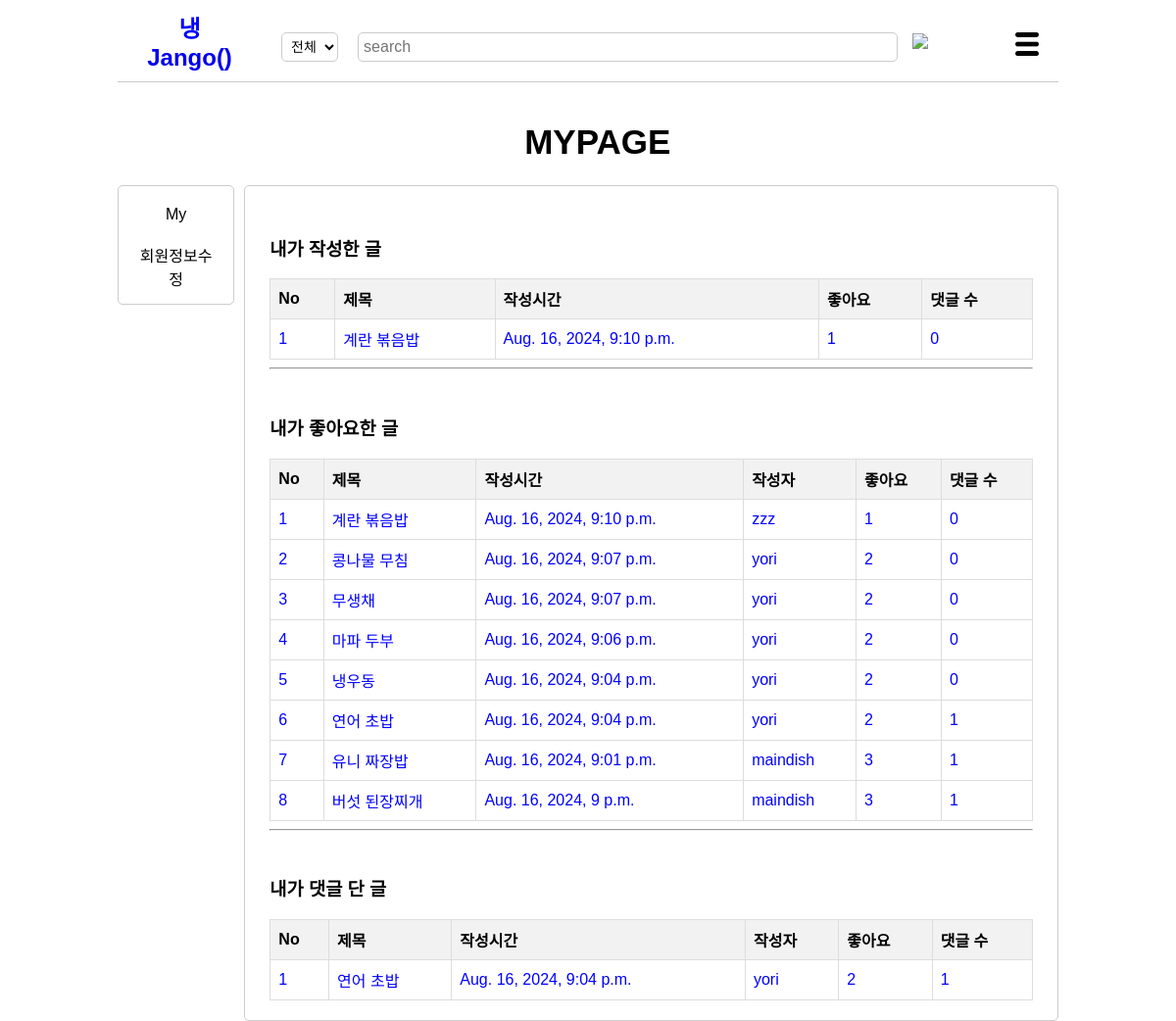
Screenshot of /mypage/4/ (signed in) with the database file from the repository.
### post/models.py (models this page shows, shortened)
class Post(models.Model):
    title = models.CharField(max_length=200)
    cooktime = models.IntegerField()
    ingredient = models.TextField()
    cookmethod = models.TextField()
    created_at=models.DateTimeField(auto_now_add=True)
    writer=models.ForeignKey(User, on_delete=models.CASCADE)
    like_users=models.ManyToManyField(settings.AUTH_USER_MODEL, related_name='like_posts', blank=True)
    updated_at=models.DateTimeField(null=True, blank=True, auto_now=True)
    category = models.ForeignKey(Category, on_delete=models.CASCADE)

### post/views/mypage_views.py (the view)
# urls.py: path('mypage/<int:writer_id>/', mypage, name='mypage'),
def mypage(request, writer_id):
    if request.user.is_authenticated:
        myposts=MY_myposts(request, writer_id)
        mylikes=MY_mylikes(request, writer_id)
        mycomments=MY_mycomments(request, writer_id)
        context={
                'myposts' : myposts,
                'mylikes' : mylikes,
                'mycomments' : mycomments,
            }
        return render(request, 'mypage.html', context)
    else:
        return redirect('accounts:login')

### post/views/mypage_views.py (called while the page is built)
def MY_myposts(request, writer_id):
    user = User.objects.get(pk=writer_id)
    if request.user.pk == user.pk:
        myposts = Post.objects.filter(writer=user).annotate(comment_count=Count('comment')).order_by('-created_at')
    return myposts

def MY_mylikes(request, writer_id):
    user = User.objects.get(pk=writer_id)
    if request.user.pk == user.pk:
        mylikes = Post.objects.filter(like_users=user).annotate(comment_count=Count('comment')).order_by('-created_at')
    return mylikes

def MY_mycomments(request, writer_id):
    user = User.objects.get(pk=writer_id)
    if request.user.pk == user.pk:
        mycomments = Post.objects.filter(comment__writer=user).distinct().annotate(comment_count=Count('comment')).order_by('-created_at')
    return mycomments

### post/templates/mypage.html (shortened to what this page needs)
<!DOCTYPE html>
<html lang="ko">
<head>
    {% load static %}
    <link rel="stylesheet" href ="{%static 'css/styles-mypage.css' %}">
</head>
<body>
    <header>
            <div class="logo"><a href="{% url 'post:main' %}">
                <span class="blue">냉</span>Jango() </a>
            </div>
            {% if user.is_authenticated %}
            <form method="POST" action="{% url 'post:search' user.id %}">
                <div class="search-bar">
                    <select id="search-type" name="search_select">
                        <option value="전체">전체</option>
                    </select>
                    <div class="search-bar">
                        <input type="text" placeholder="search" name="searched">
                        <button><img src="{% static 'image/search-icon.png' %}" alt="search"></button>
                    </div>
                </div>
            </form>
            {%endif%}
            <div class="menu-icon">
                <img src="{% static 'image/menu-icon.png' %}" alt="menu">
            </div>
        </header>
    <br>
    <h1 id="title" >&nbsp;&nbsp;MYPAGE</h1>
    <section class="containers">
        <aside>
            <form id="pageForm" method="POST" action="{% url 'post:mypage_select' user.id %}">
                <div class="dropdown-mypage">
                    <label for="my">My</label>
                    <label for="membership">회원정보수정</label>
                </div>
            </form>
        </aside>
        <br>
        <section id="content">
            {%if selected_page == "membership"%}
            <div class="passkey">
                <form method="POST" action="{% url 'post:passkey' user.id%}">
                    {% csrf_token %}
                    <label for="passkey">패스 키를 입력해주세요.</label>
                    <br><br>
                    <input type="text" id="passkey" name="inputpasskey">
                    <br>
                    <br>
                    <button type="submit">확인</button>
                </form>
            </div>
            {% else %}
            <div class="post-table">
                <h1>내가 작성한 글</h1>
                <table>
                    <thead>
                        <tr>
                            <th>No</th>
                            <th>제목</th>
                            <th>작성시간</th>
                            <th>좋아요</th>
                            <th>댓글 수</th>
                        </tr>
                    </thead>
                    <tbody>
                        {% for post in myposts %}
                        <tr class="fixed" data-href="{% url 'post:show' post.id %}">
                            <td>{{ forloop.counter }}</td>
                            <td>{{ post.title }}</td>
                            <td>{{ post.created_at }}</td>
                            <td>{{ post.like_users.all.count }}</td>
                            <td>{{ post.comment_count }}</td>
                        </tr>
                        {% endfor %}
                    </tbody>
                </table>
            </div>
            <hr>
            <br>
            <div class="post-table">
                <h1>내가 좋아요한 글</h1>
                <table>
                    <thead>
                        <tr>
                            <th>No</th>
                            <th>제목</th>
                            <th>작성시간</th>
                            <th>작성자</th>
                            <th>좋아요</th>
                            <th>댓글 수</th>
                        </tr>
                    </thead>
                    <tbody>
                        {% for post in mylikes %}
                        <tr class="fixed" data-href="{% url 'post:show' post.id %}">
                            <td>{{ forloop.counter }}</td>
                            <td>{{ post.title }}</td>
                            <td>{{ post.created_at }}</td>
                            <td>{{ post.writer }}</td>
                            <td>{{ post.like_users.all.count }}</td>
                            <td>{{ post.comment_count }}</td>
                        </tr>
                        {% endfor %}
                    </tbody>
                </table>
            </div>
            <hr>
            <br>
            <div class="post-table">
                <h1>내가 댓글 단 글</h1>
                <table>
                    <thead>
                        <tr>
                            <th>No</th>
                            <th>제목</th>
                            <th>작성시간</th>
                            <th>작성자</th>
                            <th>좋아요</th>
                            <th>댓글 수</th>
                        </tr>
                    </thead>
                    <tbody>
                        {% for post in mycomments %}
                        <tr class="fixed" data-href="{% url 'post:show' post.id %}">
                            <td>{{ forloop.counter }}</td>
                            <td>{{ post.title }}</td>
                            <td>{{ post.created_at }}</td>
                            <td>{{ post.writer }}</td>
                            <td>{{ post.like_users.all.count }}</td>
                            <td>{{ post.comment_count }}</td>
                        </tr>
                        {% endfor %}
                    </tbody>
                </table>
            </div>
            {%endif%}
        </section>
    </section>
</body>
</html>

### static/css/styles-mypage.css (style rules this page uses)
body { font-family: Arial, sans-serif; margin: 0 auto; padding: 0; text-align: center; width: 960px; overflow-x: auto; }
header { display: flex; justify-content: space-between; align-items: center; padding: 10px 20px; background-color: #fff; border-bottom: 1px solid #ccc; }
a { text-decoration-line: none; text-decoration-color: black; }
.logo { font-size: 24px; font-weight: bold; margin-right: 20px; }
.logo .blue { color: blue; }
#search-type { margin-top: 6px; padding: 5px; border-radius: 5px; border: 1px solid #ccc; background-color: #fff; font-size: 14px; }
#search-type option { background-color: #fff; }
.search-bar { padding-top: 6px; display: flex; align-items: center; flex-grow: 1; margin: 0 20px; }
.search-bar input { width: 550px; padding: 5px; font-size: 16px; border: 1px solid #ccc; border-radius: 5px; flex-grow: 1; }
.search-bar button { background: none; border: none; cursor: pointer; margin-left: 5px; }
.search-bar button img { margin-top: 3px; width: 30px; height: 30px; }
.menu-icon { position: relative; display: inline-block; }
.menu-icon img { margin-top: 10px; width: 24px; height: 24px; cursor: pointer; }
#title { width: 100%; font-size: 35px; text-align: center; }
button { padding: 5px 10px; background-color: #7c7c7c; color: #fff; border: none; border-radius: 5px; cursor: pointer; }
.containers { display: flex; flex-direction: row; justify-content: space-between; }
aside { width: 125px; max-height:100px; background-color: #fff; border: 1px solid #ccc; border-radius: 5px; z-index: 1; padding: 10px; }
.dropdown-mypage label { display: block; padding: 10px; text-decoration: none; color: #000; cursor: pointer; }
#content { text-align: left; margin-left: 10px; padding: 30px 25px 20px 25px; border: 1px solid #ccc; border-radius: 5px; width: 1000px; min-height: 500px; background-color: #fff; }
table { width: 100%; border-collapse: collapse; }
th, td { border: 1px solid #ddd; padding: 8px; text-align: left; }
th { background-color: #f2f2f2; font-weight: bold; }
.fixed { color: blue; }

### rows the page displays
Post: title "계란 볶음밥", created_at "Aug. 16, 2024, 9:10 p.m.", like_users.all.count "1", comment_count "0", writer "zzz"
Post: title "콩나물 무침", created_at "Aug. 16, 2024, 9:07 p.m.", writer "yori", like_users.all.count "2", comment_count "0"
Post: title "무생채", created_at "Aug. 16, 2024, 9:07 p.m.", writer "yori", like_users.all.count "2", comment_count "0"
Post: title "마파 두부", created_at "Aug. 16, 2024, 9:06 p.m.", writer "yori", like_users.all.count "2", comment_count "0"
Post: title "냉우동", created_at "Aug. 16, 2024, 9:04 p.m.", writer "yori", like_users.all.count "2", comment_count "0"
Post: title "연어 초밥", created_at "Aug. 16, 2024, 9:04 p.m.", writer "yori", like_users.all.count "2", comment_count "1"
Post: title "유니 짜장밥", created_at "Aug. 16, 2024, 9:01 p.m.", writer "maindish", like_users.all.count "3", comment_count "1"
Post: title "버섯 된장찌개", created_at "Aug. 16, 2024, 9 p.m.", writer "maindish", like_users.all.count "3", comment_count "1"
